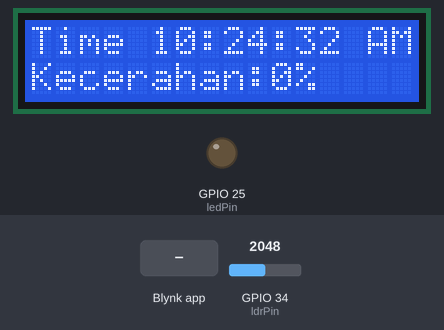
This sketch was run on a simulated ESP32. Shown: 16×2 character LCD, output pins drawn as LEDs (lit = HIGH). Inputs (shaded band) come from the test bench; at power-on: GPIO 34 (ldrPin) = 2048. WiFi joins after 1.5 s; servers stay silent unless stated; the local clock reads 2024-03-15 10:24:30 at power-on unless the sketch sets it; what the sketch prints to the serial monitor is not drawn.

Above: at 3.0 s.
3.1 s: GPIO 34 (ldrPin) set to 491
At 3.8 s:
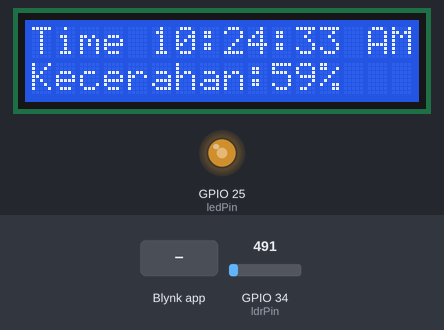
6.1 s: Blynk app writes 1 to V3
At 7.5 s:
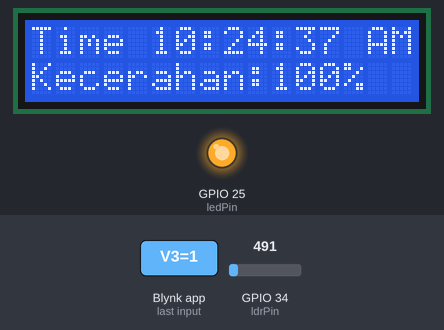
9.1 s: Blynk app writes 1 to V4
At 10.7 s:
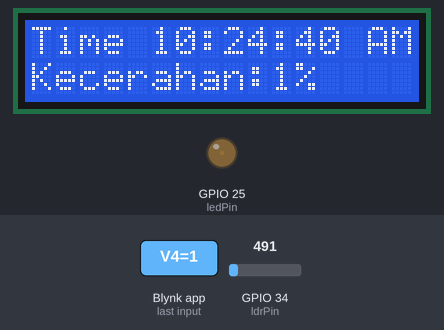
Timing chart, 0 to 12.2 s (numbered marks = the images above; inputs shaded):
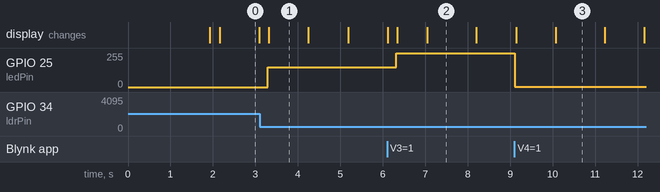

Measured:
- after the input at 3.1 s, GPIO 25 (ledPin): 0/255 → 150/255 after 0.19 s
- after the input at 6.1 s, GPIO 25 (ledPin): 150/255 → 255/255 after 0.21 s
- after the input at 9.1 s, GPIO 25 (ledPin): 255/255 → 2/255 at once
- what the display in image 0 shows lasts 0.9 s, from 2.2 s to 3.1 s
- what the display in image 2 shows lasts 1.2 s, from 7.0 s to 8.2 s

The sketch:

integrasi_iot_wokwi.ino
```cpp
// =========================================
// BLYNK CONFIG (ESP32)
// =========================================
#define BLYNK_TEMPLATE_ID "TMPL6zFvzaQmO"
#define BLYNK_TEMPLATE_NAME "SMART PJU"
#define BLYNK_AUTH_TOKEN "M_0EI-gobSbd52wrI2WxUJWszkGT54PP"

#define BLYNK_PRINT Serial

#include <WiFi.h>
#include <WiFiClient.h>
#include <BlynkSimpleEsp32.h>

// Auth Token & WiFi
char auth[] = BLYNK_AUTH_TOKEN;
char ssid[] = "Wokwi-GUEST";
char pass[] = "";

// =========================================
// RTC, LCD, SENSOR
// =========================================
#include <Wire.h>
#include "RTClib.h"
#include <LiquidCrystal_I2C.h>

RTC_DS1307 rtc;
LiquidCrystal_I2C lcd(0x27, 16, 2);

// Pins
const int ldrPin = 34;   // ADC
const int ledPin = 25;   // PWM output

// Manual override
bool manualOverride = false;
int manualBrightness = 0;

// Blynk V-pin mapping
// V0 -> RTC STRING
// V1 -> Sensor cahaya INTEGER
// V2 -> LED brightness INTEGER %
// V3 -> Tombol ON/OFF lampu
// V4 -> Slider brightness manual

// ==========================
// BLYNK CALLBACKS
// ==========================

// Tombol ON/OFF
BLYNK_WRITE(V3) {
  int val = param.asInt();
  if (val == 1) {        // ON
    manualOverride = true;
    manualBrightness = 100;
  } else {               // OFF
    manualOverride = true;
    manualBrightness = 0;
  }
}

// Slider brightness
BLYNK_WRITE(V4) {
  manualBrightness = param.asInt();  // 0-100
  manualOverride = true;             // aktifkan manual override
}

// ==========================
// SETUP
// ==========================
void setup() {
  Serial.begin(115200);
  delay(20);

  // connect to Blynk
  Serial.println("Connecting to Blynk...");
  Blynk.begin(auth, ssid, pass);

  // I2C + RTC
  Wire.begin();
  if (!rtc.begin()) {
    Serial.println("RTC tidak ditemukan!");
    while (1) delay(1000);
  }
  if (!rtc.isrunning()) {
    Serial.println("RTC belum berjalan, set waktu awal...");
    rtc.adjust(DateTime(F(__DATE__), F(__TIME__)));
  }

  // LCD
  lcd.init();
  lcd.backlight();
  lcd.clear();

  Serial.println("IntelliLight ESP32 siap!");
}

// ==========================
// LOOP
// ==========================
void loop() {
  Blynk.run();

  // ==========================
  // Read RTC
  // ==========================
  DateTime now = rtc.now();
  int hour24 = now.hour();
  int minute = now.minute();
  int second = now.second();

  int hour12 = hour24;
  String ampm = "AM";
  if (hour24 == 0) hour12 = 12;
  else if (hour24 == 12) ampm = "PM";
  else if (hour24 > 12) { hour12 = hour24 - 12; ampm = "PM"; }

  String timeStr = String(hour12) + ":" +
                   (minute < 10 ? "0" : "") + String(minute) + ":" +
                   (second < 10 ? "0" : "") + String(second) + " " + ampm;

  // ==========================
  // Read LDR
  // ==========================
  int ldrValue = analogRead(ldrPin); // raw ADC

  // ==========================
  // Hitung brightness
  // ==========================
  int brightnessPercent;
  if (manualOverride) {
    brightnessPercent = manualBrightness;
  } else {
    brightnessPercent = map(ldrValue, 200, 900, 100, 0);
    brightnessPercent = constrain(brightnessPercent, 0, 100);
    // Override berdasarkan waktu malam
    if (hour24 >= 18 && hour24 <= 23) brightnessPercent = 100;
    else if (hour24 >= 0 && hour24 < 6) brightnessPercent = 50;
  }

  int pwmValue = map(brightnessPercent, 0, 100, 0, 255);
  pwmValue = constrain(pwmValue, 0, 255);

  // Output PWM ke LED
  analogWrite(ledPin, pwmValue);

  // ==========================
  // LCD
  // ==========================
  String line1 = "Time " + timeStr;
  if (line1.length() > 16) line1 = line1.substring(0, 16);
  lcd.setCursor(0, 0);
  lcd.print(line1);

  String line2 = "Kecerahan:" + String(brightnessPercent) + "%";
  if (line2.length() > 16) line2 = line2.substring(0, 16);
  lcd.setCursor(0, 1);
  lcd.print(line2);
  for (int i = line2.length(); i < 16; ++i) lcd.print(' ');

  // ==========================
  // Blynk Output
  // ==========================
  Blynk.virtualWrite(V0, timeStr);           // RTC STRING
  Blynk.virtualWrite(V1, ldrValue);          // Sensor cahaya INTEGER
  Blynk.virtualWrite(V2, brightnessPercent); // LED INTEGER %

  delay(200);
}
```
